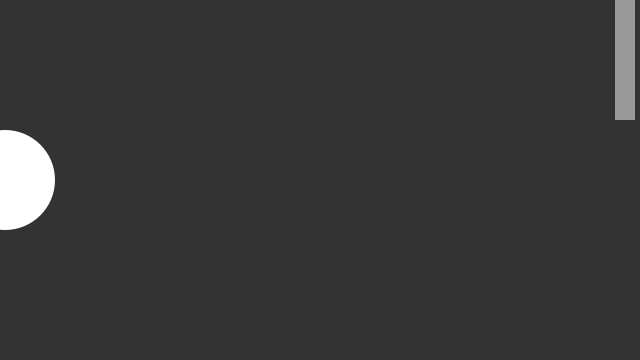
Frame 1 (no input)
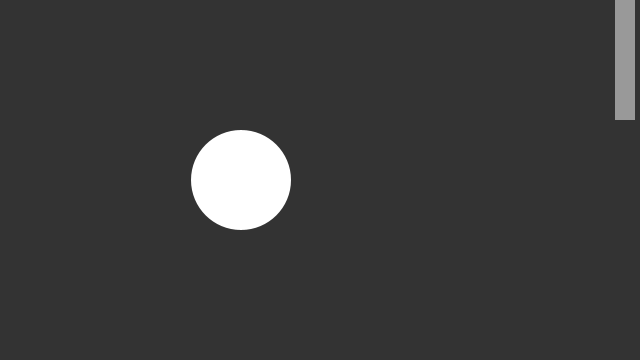
Frame 60 (the mouse pressed at the canvas centre just before this capture)
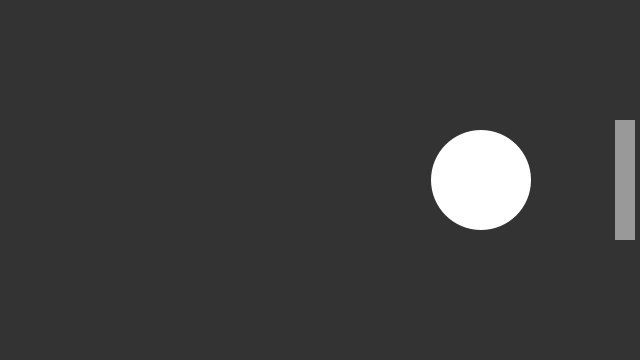
Frame 120 (the mouse held since frame 60 and released just before this capture)

The Processing sketch that drew these frames (run headless with seeded random() and noise(); from frame 60 on, the mouse is pressed at the canvas centre):

// Processing sketch: Collision_1
// ── Collision_1.pde
/**
 * Collision (Pong). 
 * 
 * Move the mouse up and down to move the paddle.  
 */

// Global variables for the ball
float ball_x;
float ball_y;

float ball_size = 50;  // Radius

float ball_dir = 1;
float dy = 0;  // Direction

// Global variables for the paddle
int paddle_width = 10;
int paddle_height = 60;

int dist_wall = 15;

void setup()
{
  size(640, 360);
  rectMode(RADIUS);
  ellipseMode(RADIUS);
  noStroke();
  smooth();
  ball_y = height/2;
  ball_x = 1;
}

void draw() 
{
  background(51);
  
 
 //WHAT DOES "+=" MEAN?
 
  ball_x += ball_dir * 4.0;
  ball_y += dy;
  if(ball_x > width+ball_size) {
    ball_x = -width/2 - ball_size;
    ball_y = random(0, height);
    dy = 0;
  }
  
  // Constrain paddle to screen
  float paddle_y = constrain(mouseY, paddle_height, height-paddle_height);

  // Test to see if the ball is touching the paddle
  //WHAT DOES "&&" MEAN? "&&" means "AND"
  
  float py = width-dist_wall-paddle_width-ball_size;
  if(ball_x == py 
     && ball_y > paddle_y - paddle_height - ball_size 
     && ball_y < paddle_y + paddle_height + ball_size) {
    
  //WHAT DO "*=" AND "!=" MEAN?
       ball_dir *= -1;
       
       
    if(mouseY != pmouseY) {
      dy = (mouseY-pmouseY)/2.0;
      if(dy >  5) { dy =  5; }
      if(dy < -5) { dy = -5; }
    }
  } 
  
  // If ball hits paddle or back wall, reverse direction
  if(ball_x < ball_size && ball_dir == -1) {
    ball_dir *= -1;
  }
  
  // If the ball is touching top or bottom edge, reverse direction
  if(ball_y > height-ball_size) {
    dy = dy * -1;
  }
  if(ball_y < ball_size) {
    dy = dy * -1;
  }

  // Draw ball
  fill(255);
  ellipse(ball_x, ball_y, ball_size, ball_size);
  
  // Draw the paddle
  fill(153);
  rect(width-dist_wall, paddle_y, paddle_width, paddle_height);  
}
